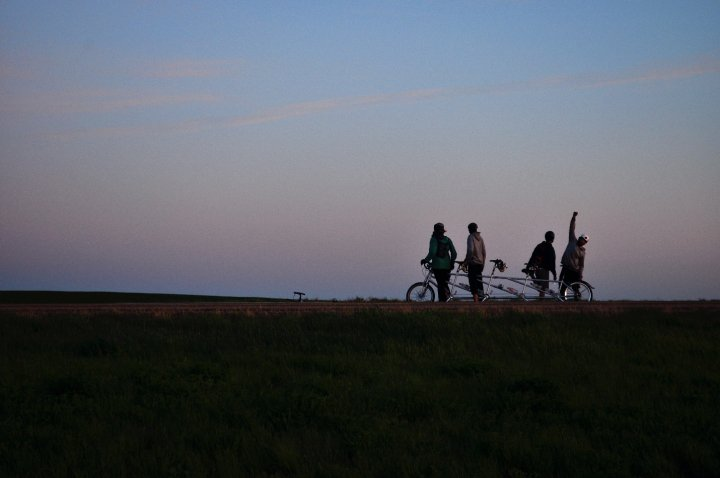
#> input picture qtwc/imgs/quad-arm-up.jpg, 720 x 478 px, found by its file name
$ jupyter execute image-pad.ipynb   (shell and % lines are left out)
#> lines starting #> are read from the running program, lines starting #| are printed output that depends on the picture
[cell 1]
import skimage
import skimage.util
import skimage.io

import matplotlib.pyplot as plt

[cell 2]
img = skimage.io.imread('imgs/quad-arm-up.jpg')
#> img is the input picture: shape (478, 720, 3); mean R, G, B 84.3, 89.5, 97.3
plt.imshow(img)

[cell 3]
padded_img = skimage.util.pad(img, pad_width=[(100, 0), (0, 0), (0, 0)], mode='edge')
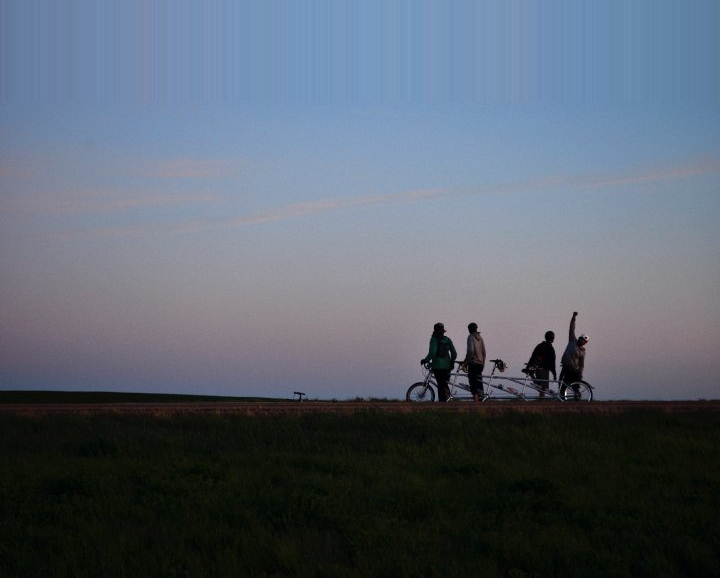
#> padded_img: shape (578, 720, 3); mean R, G, B 89.1, 98.6, 111.5
plt.imshow(img)


$ run again, with qtwc/imgs/padded-arm-up.jpg copied over qtwc/imgs/quad-arm-up.jpg
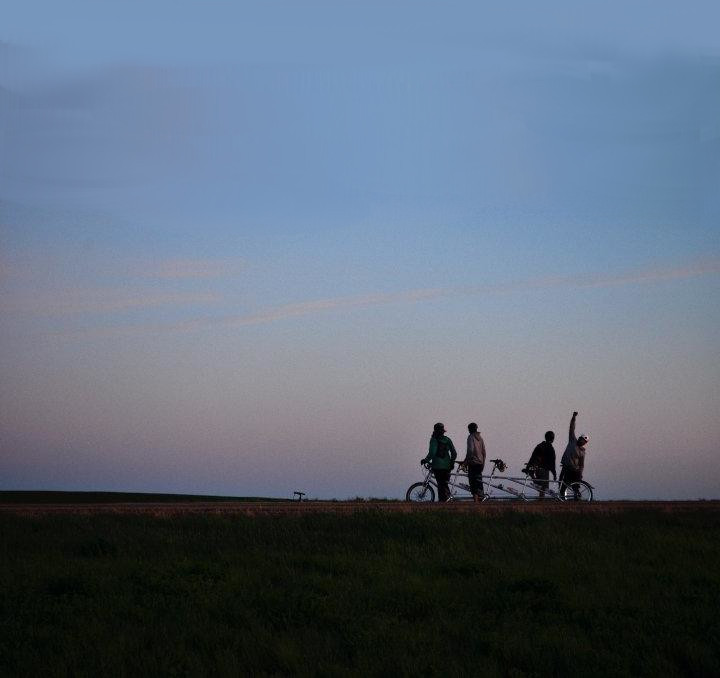
#> input picture qtwc/imgs/padded-arm-up.jpg, 720 x 678 px, found by its file name
#> img is the input picture: shape (678, 720, 3); mean R, G, B 93.3, 105.9, 122.5
#> `padded_img = skimage.util.pad(img, pad_width=[(100, 0), (0, 0), (0, 0)..`:
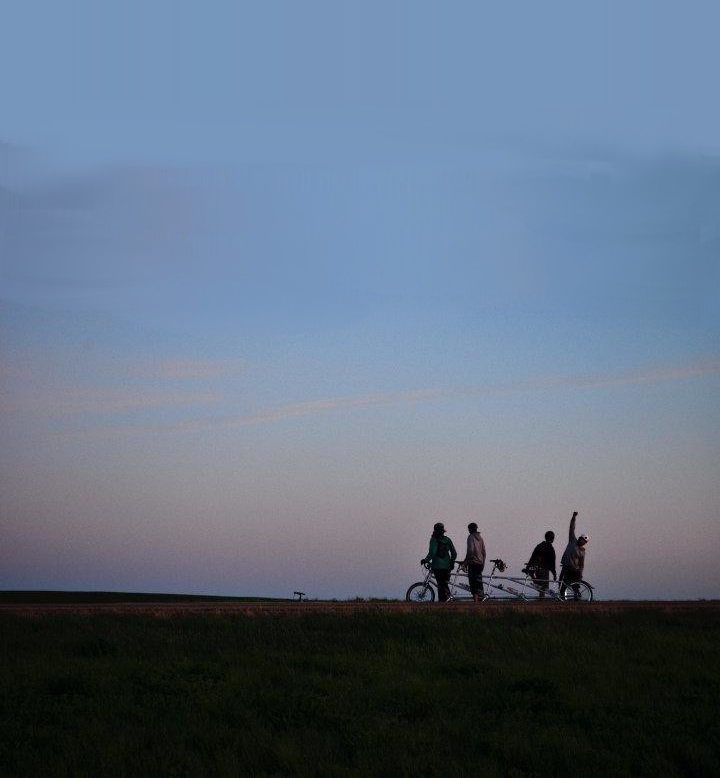
#> padded_img: shape (778, 720, 3); mean R, G, B 96.5, 111.5, 130.9
